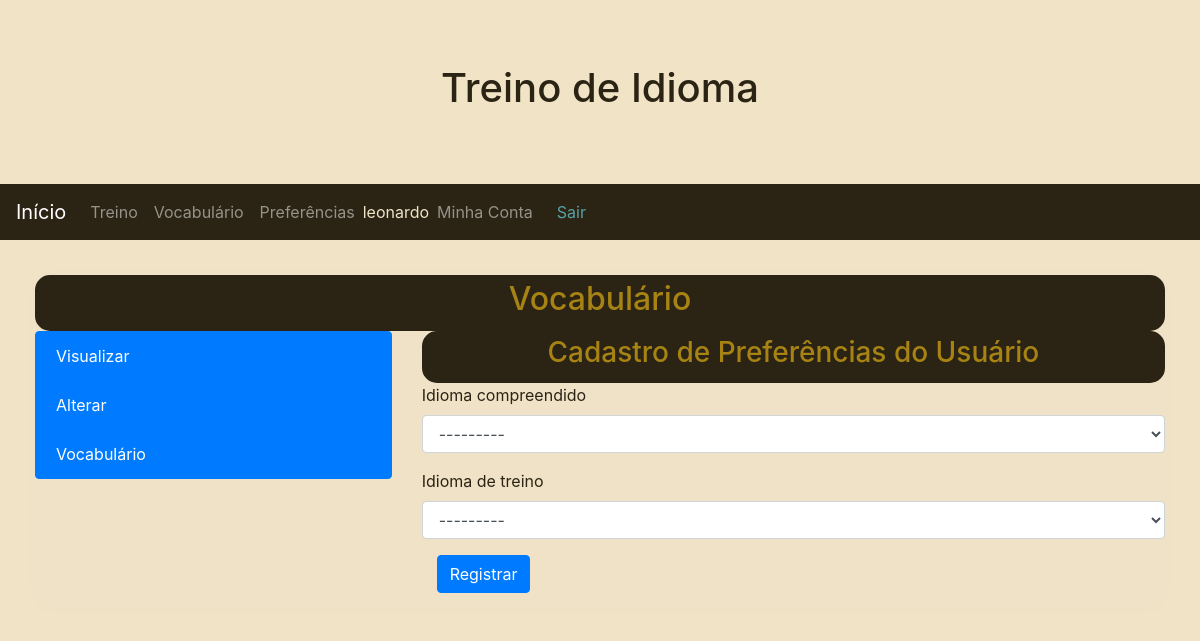
The app's page /Wortschatz/Benutzervorgabenechseln/ (signed in), older data.
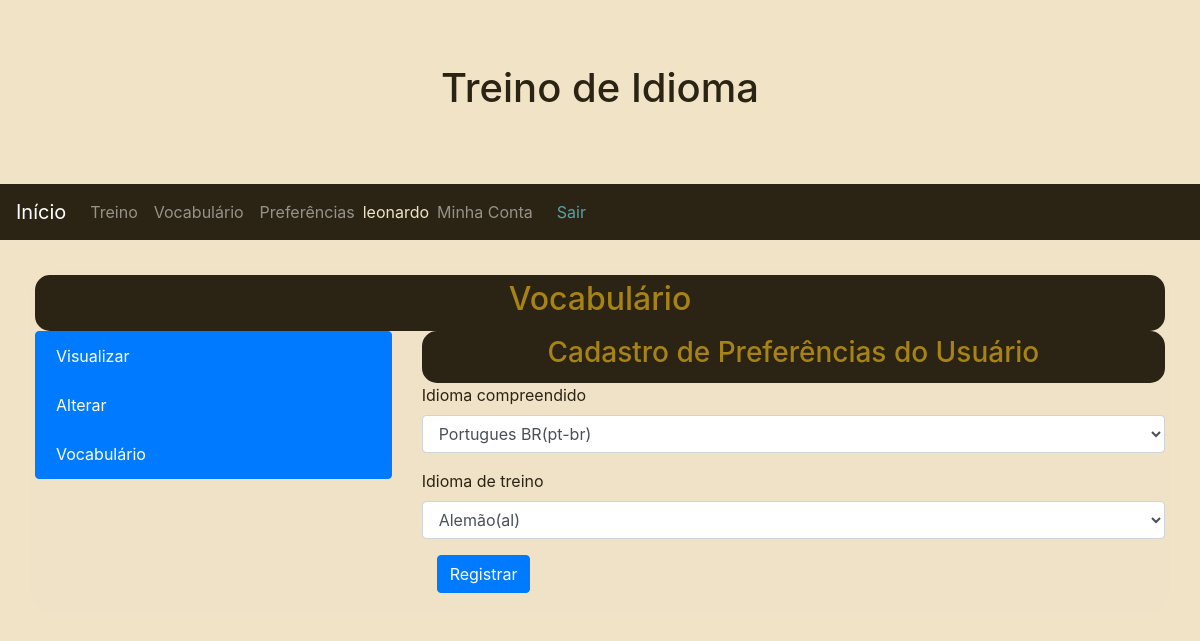
The same page, newer data.
### Wortschatz/models.py (models this page shows, shortened)
class Benutzervorgaben(models.Model):
    user            = models.OneToOneField(settings.AUTH_USER_MODEL, related_name = 'Usuário', on_delete=models.CASCADE, unique=True)
    sprache         = models.ForeignKey(Sprache, verbose_name = 'Idioma compreendido', on_delete=models.CASCADE, blank=True, null=True)
    sprachetraining = models.ForeignKey(Sprache, related_name = 'sprachetraining_standard', verbose_name = 'Idioma de treino', on_delete=models.CASCADE, blank=True, null=True)
    created = models.DateTimeField('Criado em', auto_now_add=True)
    modified = models.DateTimeField('Modificado em', auto_now=True)
    class Meta:
        verbose_name = 'Preferência'
        verbose_name_plural = 'Preferências'

### Wortschatz/views.py (the view)
# urls.py: path('Benutzervorgabenechseln/', BenutzervorgabenUpdateView.as_view(), name='Benutzervorgabenechseln'),
class BenutzervorgabenUpdateView(LoginRequiredMixin, UpdateView):
    model = Benutzervorgaben
    template_name = 'Wortschatz/neuesBenutzervorgaben.html'
    fields = ['sprache', 'sprachetraining']
    def get_object(self):
        try:
            benutzervorgaben = Benutzervorgaben.objects.get(user=self.request.user)
        except:
            benutzervorgaben = Benutzervorgaben(user=self.request.user)
            benutzervorgaben.save()
        return benutzervorgaben

### Wortschatz/models.py (called while the page is built)
    def __str__(self):
        return self.name + '(' + self.slug + ')'

### Wortschatz/templates/Wortschatz/neuesBenutzervorgaben.html (shortened to what this page needs)
{% extends "Wortschatz/Benutzervorgabenindex.html" %}
{% load widget_tweaks %}
{% block Wortschatz_Inhalt %}
<header>
  <h3>Cadastro de Preferências do Usuário</h3>
</header>
<section>
  <form class="form-horizontal" method="post">
    <fieldset>
      {% for field in form %}
        <div class="form-group{% if field.errors %} has-error {% endif %}">
          <label for="{{ field.auto_id }}" class="control-label">{{ field.label }}</label>
          <div class="">
            {% render_field field class="form-control" %}
          </div>
        </div>
      {% endfor %}
        <div class="form-group">
          <div class="col-md-9 col-md-offset-3">
            <button type="submit" class="btn btn-primary">Registrar</button>
          </div>
        </div>
    </fieldset>
  </form>
</section>
{% endblock %}

### Wortschatz/templates/Wortschatz/Benutzervorgabenindex.html (shortened to what this page needs)
{% extends "Basis.html" %}
{% block Inhalt %}
<header>
  <h2>Vocabulário</h2>
</header>
<article class="row">
    <div class="col-md-4">
        <div class="list-group">
          <a href="{% url 'Wortschatz:Benutzervorgaben' %}" class="list-group-item active">Visualizar</a>
          <a href="{% url 'Wortschatz:Benutzervorgabenechseln' %}" class="list-group-item active">Alterar</a>
          <a href="{% url 'Wortschatz:index' %}" class="list-group-item active">Vocabulário</a>
        </div>
    </div>
    <div class="col-md-8">
      {% block Wortschatz_Inhalt %}
      {% endblock %}
    </div>
</article>
{% endblock %}

### Basis/templates/Basis.html (shortened to what this page needs)
{% load static %}
<!DOCTYPE html>
<html lang="pt-br">
<head>
  <link rel="stylesheet" href="https://maxcdn.bootstrapcdn.com/bootstrap/4.1.0/css/bootstrap.min.css">
  <link href="{% static '/fontawesome-free-5.11.2-web/css/all.css' %}" rel="stylesheet">
  <link rel="stylesheet" href="{% static 'Stil/Stil.css' %}" />
</head>
<body>
<div class="jumbotron text-center" style="margin-bottom:0">
  <h1></i>Treino de Idioma</h1>
</div>
<nav class="navbar navbar-expand-sm navbar-dark">
  <a class="navbar-brand" href="{% url 'index' %}">Início</a>
  <div class="collapse navbar-collapse" id="collapsibleNavbar">
    <ul class="navbar-nav">
      <li class="nav-item">
        <a class="nav-link" href="{% url 'ausbildung:index' %}">Treino</a>
      </li>
  {% if user.is_authenticated %}
      <li class="nav-item">
        <a class="nav-link" href=" {% url 'Wortschatz:index' %}">Vocabulário</a>
      </li>
      <li class="nav-item">
        <a class="nav-link" href=" {% url 'Wortschatz:Benutzervorgabenechseln' %} ">Preferências</a>
      </li>
    </ul>
    <div class="nav-item">
        <span class="nav-brand glyphicon glyphicon-log-in">{{user}}</span>
    </div>
    <div class="">
      <ul class="navbar-nav">
        <li class="nav-item">
          <a class="nav-link" href="{% url 'Zugriff:index' %}">Minha Conta</a>
        </li>
      </ul>
    </div>
    <div class="nav-item">
        <a id="logout" class="nav-link" href="{% url 'Zugriff:logout' %}">Sair</a>
  {% endif %}
    </div>
  </div>
</nav>
<div class="container margin-top beige" style="margin-top:30px">
 {% block Inhalt %}
 {% endblock %}
</div>
<div class="jumbotron text-center" style="margin-bottom:0">
</div>
</body>
</html>

### Basis/static/Stil/Stil.css (style rules this page uses)
body { background-image: url('../Bilder/Hintergrund.png'); background-repeat: no-repeat; background-size: 100% auto; background-color: #f0e3c6; color: #2b2414; }
body a { color: #690500; }
.jumbotron { background: none; color: #2b2414; }
nav { background-color: #2b2414; color: #f0e3c6; }
nav a { color: #56a3a6; }
header { border: 5px solid #2b2414; background-color: #2b2414; color: #a78314; border-radius: 15px; }
header, h1, h2 { text-align: center; }
.beige { background-color: rgba(240, 227, 198,0.6); border-radius: 25px; padding: 5px; }

Row changes from the older to the newer data that the page shows:
changed Benutzervorgaben: sprache "---------" → "Portugues BR(pt-br)"; sprachetraining "---------" → "Alemão(al)"
